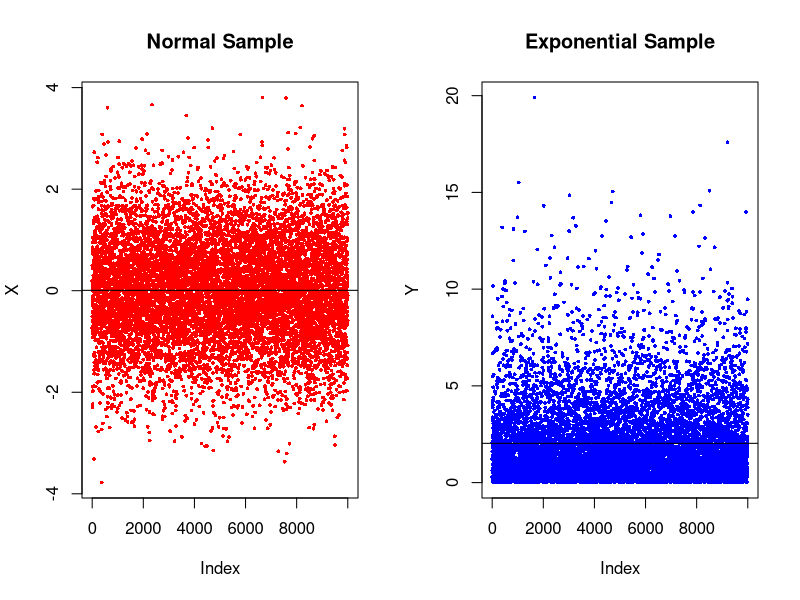
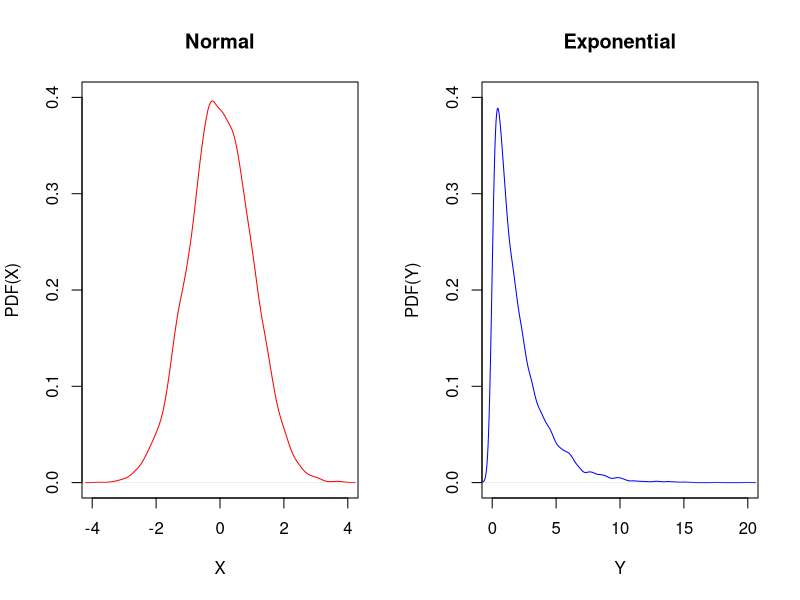
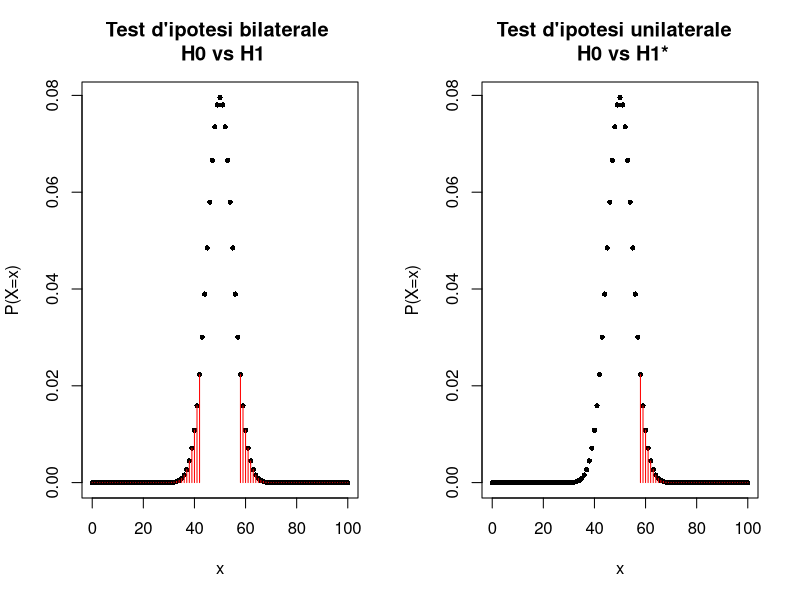

The R source for these figures, in order:
#   ---------------------------------------------
#       MODELLI STATISTICI - ESERCITAZIONE 1 
#               Marco Ratta, 26/9/24
#   ---------------------------------------------


#############################
# 1 - Allocare le variabili #
#############################

rm(list=ls()) 

a <- 1
type.a <- class(a)
print(paste("La variabile 'a' è di tipo ", type.a))

a.int <- 1L
type.a.int <- class(a.int)
print(paste("La variabile 'a.int' è di tipo ", type.a.int))
  
b <- 0.85
type.b <- class(b)
print(paste("La variabile 'b' è di tipo ", type.b))

c <- -.6
type.c <- class(c)
print(paste("La variabile 'c' è di tipo ", type.c))

char <- 'a'
type.char <- class(char)
print(paste("La variabile 'char' è di tipo ", type.char))

  
str <- "Gasparini"
type.str <- class(str)
print(paste("La variabile 'str' è di tipo ", type.str))

bool <- TRUE
type.bool <- class(bool)
print(paste("La variabile 'bool' è di tipo ", type.bool))

na <- NA
type.na <- class(NA)
print(paste("La variabile 'na' è di tipo ", type.na))

nan <- NaN
type.nan <- class(NA)
print(paste("La variabile 'nan' è di tipo ", type.nan))





######################
# 2 - Strutture dati #
######################
rm(list=ls())

# ------------
# 2.1) VETTORI
# ------------

# Costruzione 
x <- c(5,4,3,2,1)
x.bis <- seq(5,1,-1)
y <- c(2,2,2,2,2)
y.bis <- rep(2,5)

# Estrazione elementi 
x[1]
y[3]
x[3:5]
x[c(3,4,5)]
x[x%%2==0]
x[x%%2==1]

# Operazioni componente a componente
sum <- x+y
prod <- x*y
frac <- x/y
pow <- x^y

# Confronti booleani
x==1
x==y
x < 3
(x+y) > 10
x > 2 & y < 3
x > 2 | y < 3

# Operazioni 
max(x)
min(x)
sum(x)
prod(x)
length(x)
order(x)
x[order(x)]
sort(x)



# ------------
# 2.2) MATRICI
# ------------

# Inizializzazione da zero
mat <- matrix(runif(25,0,1), ncol = 5)
mat.bis <- matrix(seq(2,50,2), byrow = TRUE, ncol = 5)
nrow(mat)
ncol(mat)

# Inizializzazione tramite vettori
v1 <- c(1,2,3)
v2 <- c(4,5,6)
mat.tris <- rbind(v1,v2)
mat.quat <- cbind(v1, v2)
mat.quat[1,2]

# Estrazione elementi
mat[2,2]
mat[2:4, 2:4]
mat[3,]
mat[1,]

# Confronti
mat==mat.bis
mat==t(mat.bis)

# Operazioni
mat + mat.bis
mat - mat.bis
mat * mat.bis
mat / mat.bis
mat %*% mat.bis
sum(mat[1,]*mat.bis[,1])
det(mat)
mat.inv <- solve(mat)
round(mat%*%mat.inv,3)


# ------------
# 2.3) LISTE
# ------------

l1 <- list(x=10, y="casa", z=FALSE, k=c(1,3,5))
l1$x
l1$y
l1$z
l1$k


# -----------------
# 2.4) DATA FRAME
# -----------------

df1 <- data.frame(name=c("Aldo", "Bruno", "Chiara", "Daniela", "Enzo", "Federico"),
                  anni=c(25,47,63,20,78,51),
                  fa_il_fantacalcio=c("TRUE", "TRUE", "FALSE", "TRUE", "TRUE", "FALSE"))

# Estrazione per nome
df1$name

# Estrazione per colonna
df1[[1]]

# Estrazione tipo-matrice
df1[3:5,2]

# Estrazione con condizione
df1[which(df1$anni<50),]
df1[which(df1$fa_il_fantacalcio==TRUE),]




###################
# 3) Probabilità' #
###################

rm(list=ls())

# Campionare da distribuzioni note
s.norm <- rnorm(10000, mean = 0, sd=1)
m.norm <- mean(s.norm)
v.norm <- var(s.norm)

s.exp <- rexp(10000,0.5)
m.exp <- mean(s.exp)
v.exp <- var(s.exp)

par(mfrow=c(1,2))
plot(s.norm, col="red", ylab = "X", pch=16, cex=0.5, main="Normal Sample")
abline(h=m.norm, col="black")
plot(s.exp, col="blue", ylab = "Y", pch=16, cex=0.5, main="Exponential Sample")
abline(h=m.exp, col="black")


# Densità di distribuzioni note
d.norm <- dnorm(0, 0, 1)
d.exp <- dexp(1, 0.5)

# Quantili teorici ed empirici
q.norm <- qnorm(c(0.1,0.9), 0, 1)
q.norm.bis <- quantile(s.norm, c(0.1,0.9))
q.exp <- qexp(c(0.1, 0.5, 0.9), 0.5)
q.exp.bis <- quantile(s.exp, c(0.1, 0.5, 0.9))

# Funzione Ripartizione
p.norm <- pnorm(1.5, 0, 1)
p.exp <- pexp(1, 0.5)

# Plottiamo le densità approssimate dai dati
par(mfrow=c(1,2))
plot(density(s.norm), xlim=c(-4,4), ylim=c(0,0.4), 
     xlab="X", ylab="PDF(X)", main="Normal", col="red")
plot(density(s.exp), xlim=c(0,20), ylim=c(0,0.4),
     xlab="Y", ylab="PDF(Y)", main="Exponential", col="blue")
  



###############
# 4) FUNZIONI #
###############
rm(list=ls())

somma <- function(x,y){
  return(x+y)
}

somma(3,4)


divisione <- function(x,y){
  q <- x%/%y
  r <- x-q*y
  return(list(q=q, r=r))
}

divisione(20,6)






#####################
# 5) IF-ELSE e Loop #
#####################
rm(list=ls())

# if-else statement

rnd <- rbinom(1,1,0.5)
if(rnd==0){
  print(paste(rnd, " <- Hai perso"))
}else{
  print(paste(rnd, " <- Hai vinto"))
}


# for loop

rnd <- rbinom(100,1,0.1)

for(i in 1:length(rnd)){
  if(rnd[i]==0){
    print(paste(rnd[i], " <- Hai perso"))
  }else{
    print(paste(rnd[i], " <- Hai vinto"))
  }
}


# while loop

rnd <- 0
k <- 0

while (rnd==0) {
  rnd <- rbinom(1,1,0.1)
  if(rnd==0){
    print(paste(rnd, " <- Hai perso"))
  }else{
    print(paste(rnd, " <- Hai vinto"))
  }
  k=k+1
}

print(paste("Hai avuto il primo success al tentativo ", k))






###############################
# 6) Intervalli di Confidenza #
###############################

# Creare una funzione che permetta di calcolare l'intervallo di confidenza
# per la media di una popolazione nei seguenti casi:
# 1 - Popolazione normale con varianza nota
# 2 - Popolazione normale con varianza non nota
# 3 - Popolazione Bernoulliana 


rm(list=ls())

conf.int <- function(data, alpha, type, sd=NA, sd.known=TRUE){
  CI <- array(NA,dim=c(1,2))
  if(type=="normal"){
    mean <- mean(data)
    N <- length(data)
    if(sd.known==TRUE){
      z <- qnorm(c(alpha/2,1-alpha/2))
      CI <- mean + (z*sd)/sqrt(N)
    }else{
      sd <- sqrt(var(data))
      t <- qt(c(alpha/2,1-alpha/2), N-1)
      CI <- mean + (t*sd)/sqrt(N)
    }
  }
  if(type=="binomial"){
    p <- mean(data)
    sd <- sqrt(p*(1-p))
    N <- length(data)
    t <- qt(c(alpha/2,1-alpha/2), N-1)
    CI <- p + (t*sd)/sqrt(N)
  }
  return(CI)
}


perc.cover <- c()

# ------------------------------
#   Normale con varianza nota
# ------------------------------

type <- "normal"
cover <- c()

for(k in 1:10000){
  dati <- rnorm(100)
  CI <- conf.int(data=dati, alpha=0.05, type=type, sd=1)
  cover[k] <- CI[1]<0 & CI[2]>0
}

perc.cover[1] <- mean(cover)


# ----------------------------------
#   Normale con varianza non nota
# ----------------------------------

type <- "normal"
cover <- c()

for(k in 1:10000){
  dati <- rnorm(10)
  CI <- conf.int(data=dati, alpha=0.05, type=type, sd=1, sd.known = FALSE)
  cover[k] <- CI[1]<0 & CI[2]>0
}
perc.cover[2] <- mean(cover)


# -------------
#   Binomiale
# -------------

type <- "binomial"
cover <- c()

for(k in 1:10000){
  dati <- rbinom(100,1,0.7)
  CI <- conf.int(data=dati, alpha=0.05, type=type, sd=NA)
  cover[k] <- CI[1]<0.7 & CI[2]>0.7
}

perc.cover[3] <- mean(cover)


res <- data.frame(perc.cover)
rownames(res) = c("Normale Varianza nota", "Normale varianza non nota", "Binomiale")
colnames(res) = "Copertura"
res








#####################
# 7) Test d'ipotesi #
#####################

# Lanciando una moneta 100 volte ottengo 57 teste e 43 croci.
# Si considerino le seguenti ipotesi:
# H0: Moneta non truccata
# H1: Moneta truccata
#
# 1) Posso rifiutare l'ipotesi nulla H0 in favore di H1 al livello 95%?
# 
# Si consideri l'ipotesi alternativa
# H1*: Moneta truccata in favore di testa
#
# 2) Posso rifiutare l'ipotesi nulla H0 in favore di H1* al livello 95%?

rm(list=ls())

# Svolgimento
alpha <- 0.05
p.value <- pbinom(58,100,0.5,lower.tail = FALSE)
rej.1 <- p.value < alpha/2 # 1) Non posso rifiutare H0 in favore di H1
rej.2 <- p.value < alpha # 2) Posso rifiutare H0 in favore di H1*

par(mfrow=c(1,2))

x <- seq(0,100,1)
plot(x, dbinom(x,100,0.5), main = "Test d'ipotesi bilaterale \n H0 vs H1",
     xlab = "x", ylab = "P(X=x)", pch=16, cex=0.7)
X0 <- X1 <- c(seq(0,42,1),seq(58,100,1))
segments(X0, rep(0, length(X0)), X1, dbinom(X0,100,0.5), col="red")

x <- seq(0,100,1)
plot(x, dbinom(x,100,0.5), main = "Test d'ipotesi unilaterale  \n H0 vs H1*",
     xlab = "x", ylab = "P(X=x)", pch=16, cex=0.7)
X0 <- X1 <- seq(58,100,1)
segments(X0, rep(0, length(X0)), X1, dbinom(X0,100,0.5), col="red")


